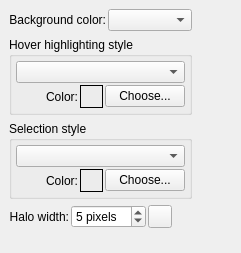
         <widget class="QWidget" name="Color" >
          <layout class="QGridLayout" >
           <property name="margin" >
            <number>9</number>
           </property>
           <property name="spacing" >
            <number>6</number>
           </property>
           <item row="0" column="1" >
            <spacer>
             <property name="orientation" >
              <enum>Qt::Horizontal</enum>
             </property>
             <property name="sizeHint" >
              <size>
               <width>40</width>
               <height>20</height>
              </size>
             </property>
            </spacer>
           </item>
           <item row="0" column="0" >
            <layout class="QVBoxLayout" >
             <property name="margin" >
              <number>0</number>
             </property>
             <property name="spacing" >
              <number>6</number>
             </property>
             <item>
              <layout class="QHBoxLayout" >
               <property name="margin" >
                <number>0</number>
               </property>
               <property name="spacing" >
                <number>2</number>
               </property>
               <item>
                <widget class="QLabel" name="label_8" >
                 <property name="text" >
                  <string>Background color:</string>
                 </property>
                 <property name="alignment" >
                  <set>Qt::AlignRight|Qt::AlignTrailing|Qt::AlignVCenter</set>
                 </property>
                </widget>
               </item>
               <item>
                <widget class="QComboBox" name="backgroundColorComboBox" />
               </item>
              </layout>
             </item>
             <item>
              <widget class="QGroupBox" name="hoverHighlightingStyleGroupBox" >
               <property name="title" >
                <string>Hover highlighting style</string>
               </property>
               <layout class="QGridLayout" >
                <property name="margin" >
                 <number>4</number>
                </property>
                <property name="spacing" >
                 <number>2</number>
                </property>
                <item row="1" column="0" >
                 <widget class="QLabel" name="label_21" >
                  <property name="text" >
                   <string>Color:</string>
                  </property>
                  <property name="alignment" >
                   <set>Qt::AlignRight|Qt::AlignTrailing|Qt::AlignVCenter</set>
                  </property>
                 </widget>
                </item>
                <item row="1" column="1" >
                 <layout class="QHBoxLayout" >
                  <property name="margin" >
                   <number>0</number>
                  </property>
                  <property name="spacing" >
                   <number>2</number>
                  </property>
                  <item>
                   <widget class="QFrame" name="hoverHighlightingColorFrame" >
                    <property name="minimumSize" >
                     <size>
                      <width>23</width>
                      <height>23</height>
                     </size>
                    </property>
                    <property name="maximumSize" >
                     <size>
                      <width>23</width>
                      <height>23</height>
                     </size>
                    </property>
                    <property name="frameShape" >
                     <enum>QFrame::Box</enum>
                    </property>
                    <property name="frameShadow" >
                     <enum>QFrame::Plain</enum>
                    </property>
                   </widget>
                  </item>
                  <item>
                   <widget class="QPushButton" name="hoverHighlightingColorButton" >
                    <property name="text" >
                     <string>Choose...</string>
                    </property>
                    <property name="autoDefault" >
                     <bool>false</bool>
                    </property>
                   </widget>
                  </item>
                 </layout>
                </item>
                <item row="0" column="0" colspan="2" >
                 <widget class="QComboBox" name="hoverHighlightingStyleComboBox" />
                </item>
               </layout>
              </widget>
             </item>
             <item>
              <widget class="QGroupBox" name="selectionColorStyleGroupBox" >
               <property name="title" >
                <string>Selection style</string>
               </property>
               <layout class="QGridLayout" >
                <property name="margin" >
                 <number>4</number>
                </property>
                <property name="spacing" >
                 <number>2</number>
                </property>
                <item row="1" column="0" >
                 <widget class="QLabel" name="label_22" >
                  <property name="text" >
                   <string>Color:</string>
                  </property>
                  <property name="alignment" >
                   <set>Qt::AlignRight|Qt::AlignTrailing|Qt::AlignVCenter</set>
                  </property>
                 </widget>
                </item>
                <item row="1" column="1" >
                 <layout class="QHBoxLayout" >
                  <property name="margin" >
                   <number>0</number>
                  </property>
                  <property name="spacing" >
                   <number>2</number>
                  </property>
                  <item>
                   <widget class="QFrame" name="selectionColorFrame" >
                    <property name="minimumSize" >
                     <size>
                      <width>23</width>
                      <height>23</height>
                     </size>
                    </property>
                    <property name="maximumSize" >
                     <size>
                      <width>23</width>
                      <height>23</height>
                     </size>
                    </property>
                    <property name="frameShape" >
                     <enum>QFrame::Box</enum>
                    </property>
                    <property name="frameShadow" >
                     <enum>QFrame::Plain</enum>
                    </property>
                   </widget>
                  </item>
                  <item>
                   <widget class="QPushButton" name="selectionColorButton" >
                    <property name="text" >
                     <string>Choose...</string>
                    </property>
                    <property name="autoDefault" >
                     <bool>false</bool>
                    </property>
                   </widget>
                  </item>
                 </layout>
                </item>
                <item row="0" column="0" colspan="2" >
                 <widget class="QComboBox" name="selectionStyleComboBox" />
                </item>
               </layout>
              </widget>
             </item>
             <item>
              <layout class="QHBoxLayout" >
               <property name="margin" >
                <number>0</number>
               </property>
               <property name="spacing" >
                <number>2</number>
               </property>
               <item>
                <widget class="QLabel" name="label_25" >
                 <property name="text" >
                  <string>Halo width:</string>
                 </property>
                 <property name="alignment" >
                  <set>Qt::AlignRight|Qt::AlignTrailing|Qt::AlignVCenter</set>
                 </property>
                </widget>
               </item>
               <item>
                <widget class="QSpinBox" name="haloWidthSpinBox" >
                 <property name="suffix" >
                  <string> pixels</string>
                 </property>
                 <property name="maximum" >
                  <number>10</number>
                 </property>
                 <property name="minimum" >
                  <number>1</number>
                 </property>
                 <property name="value" >
                  <number>5</number>
                 </property>
                </widget>
               </item>
               <item>
                <widget class="QToolButton" name="haloWidthResetButton" >
                 <property name="toolTip" >
                  <string>Restore default value</string>
                 </property>
                 <property name="text" >
                  <string/>
                 </property>
                 <property name="icon" >
                  <iconset>../../../../../:icons/UserPrefsDialog_image0</iconset>
                 </property>
                </widget>
               </item>
               <item>
                <spacer>
                 <property name="orientation" >
                  <enum>Qt::Horizontal</enum>
                 </property>
                 <property name="sizeHint" >
                  <size>
                   <width>20</width>
                   <height>20</height>
                  </size>
                 </property>
                </spacer>
               </item>
              </layout>
             </item>
             <item>
              <spacer>
               <property name="orientation" >
                <enum>Qt::Vertical</enum>
               </property>
               <property name="sizeHint" >
                <size>
                 <width>20</width>
                 <height>16</height>
                </size>
               </property>
              </spacer>
             </item>
            </layout>
           </item>
          </layout>
         </widget>
